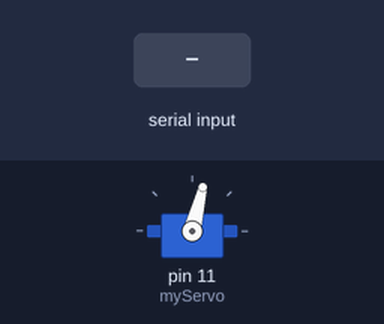
The sketch below on a simulated Arduino Uno, built with avr-gcc and run on an emulated ATmega328P. On the bench: servo. The test bench sets the inputs (shaded band). What the sketch prints to the serial monitor is not drawn.

Above: at 1.2 s.
1.3 s: "90,45\n" received over Serial
At 1.8 s:
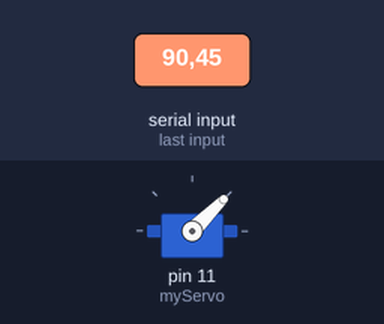
At 2.7 s:
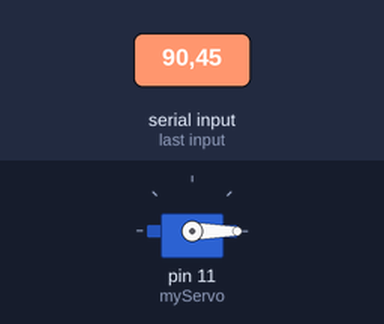
3.8 s: "30,150\n" received over Serial
At 4.6 s:
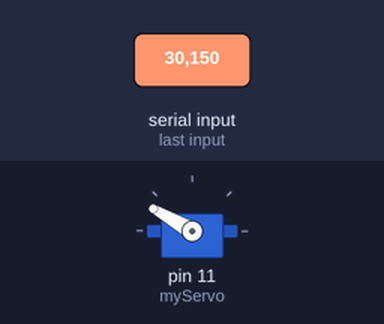
Timing chart, 0 to 6.8 s (numbered marks = the images above; inputs shaded):
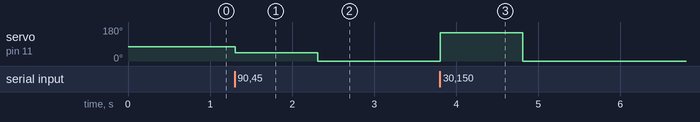

The sketch:

WinchController.ino
```cpp
#include <Servo.h>

Servo myServo;

int maxThrottlePosition = 154;
int minThrottlePosition = 0;
int requestedThrottle = 76;

void setup() {
  // put your setup code here, to run once:
  Serial.begin(9600);
  myServo.attach(11, 800, 4000);
  myServo.write(requestedThrottle);
}

void loop() {
  if (Serial.available()) requestedThrottle = Serial.parseInt();
  int throttle = constrain(requestedThrottle, 0, maxThrottlePosition);
  myServo.write(throttle);
  Serial.println(throttle);
}
```

Measured:
- after the input at 1.3 s, servo on pin 11 (myServo): 76° → 45° at once, → 0° 1.0 s later
- after the input at 3.8 s, servo on pin 11 (myServo): 0° → 150° at once, → 0° 1.0 s later
